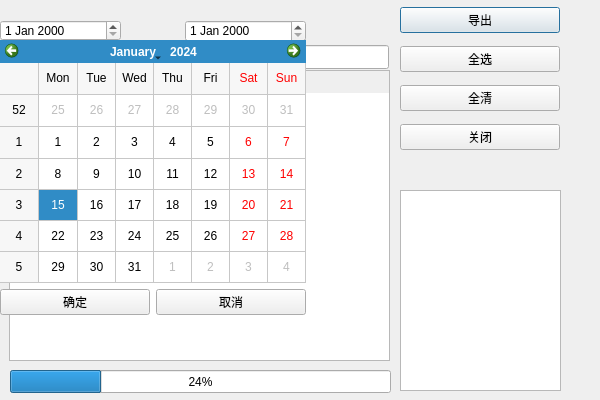
<?xml version="1.0" encoding="UTF-8"?>
<ui version="4.0">
 <class>Dialog</class>
 <widget class="QDialog" name="Dialog">
  <property name="geometry">
   <rect>
    <x>0</x>
    <y>0</y>
    <width>600</width>
    <height>400</height>
   </rect>
  </property>
  <property name="minimumSize">
   <size>
    <width>600</width>
    <height>400</height>
   </size>
  </property>
  <property name="maximumSize">
   <size>
    <width>600</width>
    <height>400</height>
   </size>
  </property>
  <property name="windowTitle">
   <string>Dialog</string>
  </property>
  <widget class="QWidget" name="verticalLayoutWidget">
   <property name="geometry">
    <rect>
     <x>400</x>
     <y>0</y>
     <width>160</width>
     <height>161</height>
    </rect>
   </property>
   <layout class="QVBoxLayout" name="verticalLayout">
    <item>
     <widget class="QPushButton" name="export_button">
      <property name="text">
       <string>导出</string>
      </property>
     </widget>
    </item>
    <item>
     <widget class="QPushButton" name="select_all_button">
      <property name="text">
       <string>全选</string>
      </property>
     </widget>
    </item>
    <item>
     <widget class="QPushButton" name="clear_all_button">
      <property name="text">
       <string>全清</string>
      </property>
     </widget>
    </item>
    <item>
     <widget class="QPushButton" name="close_button">
      <property name="text">
       <string>关闭</string>
      </property>
     </widget>
    </item>
   </layout>
  </widget>
  <widget class="QDateEdit" name="before_date">
   <property name="geometry">
    <rect>
     <x>0</x>
     <y>20</y>
     <width>121</width>
     <height>21</height>
    </rect>
   </property>
   <property name="maximumSize">
    <size>
     <width>121</width>
     <height>16777215</height>
    </size>
   </property>
  </widget>
  <widget class="QDateEdit" name="after_date">
   <property name="geometry">
    <rect>
     <x>185</x>
     <y>20</y>
     <width>121</width>
     <height>22</height>
    </rect>
   </property>
  </widget>
  <widget class="QListWidget" name="Accountlist">
   <property name="geometry">
    <rect>
     <x>400</x>
     <y>190</y>
     <width>161</width>
     <height>201</height>
    </rect>
   </property>
   <property name="sortingEnabled">
    <bool>true</bool>
   </property>
  </widget>
  <widget class="QWidget" name="verticalLayoutWidget_2">
   <property name="geometry">
    <rect>
     <x>0</x>
     <y>40</y>
     <width>306</width>
     <height>275</height>
    </rect>
   </property>
   <layout class="QVBoxLayout" name="verticalLayout_2">
    <item>
     <widget class="QCalendarWidget" name="calendar1">
      <property name="gridVisible">
       <bool>true</bool>
      </property>
      <property name="selectionMode">
       <enum>QCalendarWidget::SingleSelection</enum>
      </property>
      <property name="navigationBarVisible">
       <bool>true</bool>
      </property>
      <property name="dateEditEnabled">
       <bool>true</bool>
      </property>
     </widget>
    </item>
    <item>
     <layout class="QHBoxLayout" name="horizontalLayout">
      <item>
       <widget class="QPushButton" name="calendar_yes_button">
        <property name="text">
         <string>确定</string>
        </property>
        <property name="default">
         <bool>false</bool>
        </property>
        <property name="flat">
         <bool>false</bool>
        </property>
       </widget>
      </item>
      <item>
       <widget class="QPushButton" name="calendar_cancal_button">
        <property name="text">
         <string>取消</string>
        </property>
       </widget>
      </item>
     </layout>
    </item>
   </layout>
  </widget>
  <widget class="QLineEdit" name="search_suplier">
   <property name="geometry">
    <rect>
     <x>228</x>
     <y>45</y>
     <width>161</width>
     <height>24</height>
    </rect>
   </property>
  </widget>
  <widget class="QLabel" name="label">
   <property name="geometry">
    <rect>
     <x>145</x>
     <y>47</y>
     <width>91</width>
     <height>20</height>
    </rect>
   </property>
   <property name="text">
    <string>供应商搜索：</string>
   </property>
  </widget>
  <widget class="QTableWidget" name="Supliertable">
   <property name="geometry">
    <rect>
     <x>9</x>
     <y>70</y>
     <width>381</width>
     <height>291</height>
    </rect>
   </property>
   <property name="editTriggers">
    <set>QAbstractItemView::NoEditTriggers</set>
   </property>
   <property name="selectionMode">
    <enum>QAbstractItemView::MultiSelection</enum>
   </property>
   <property name="selectionBehavior">
    <enum>QAbstractItemView::SelectRows</enum>
   </property>
   <column>
    <property name="text">
     <string>编码</string>
    </property>
   </column>
   <column>
    <property name="text">
     <string>名称</string>
    </property>
   </column>
  </widget>
  <widget class="QProgressBar" name="progressBar">
   <property name="geometry">
    <rect>
     <x>10</x>
     <y>370</y>
     <width>381</width>
     <height>23</height>
    </rect>
   </property>
   <property name="value">
    <number>24</number>
   </property>
  </widget>
  <zorder>Supliertable</zorder>
  <zorder>label</zorder>
  <zorder>search_suplier</zorder>
  <zorder>verticalLayoutWidget</zorder>
  <zorder>before_date</zorder>
  <zorder>after_date</zorder>
  <zorder>Accountlist</zorder>
  <zorder>verticalLayoutWidget_2</zorder>
  <zorder>progressBar</zorder>
 </widget>
 <resources/>
 <connections/>
</ui>
